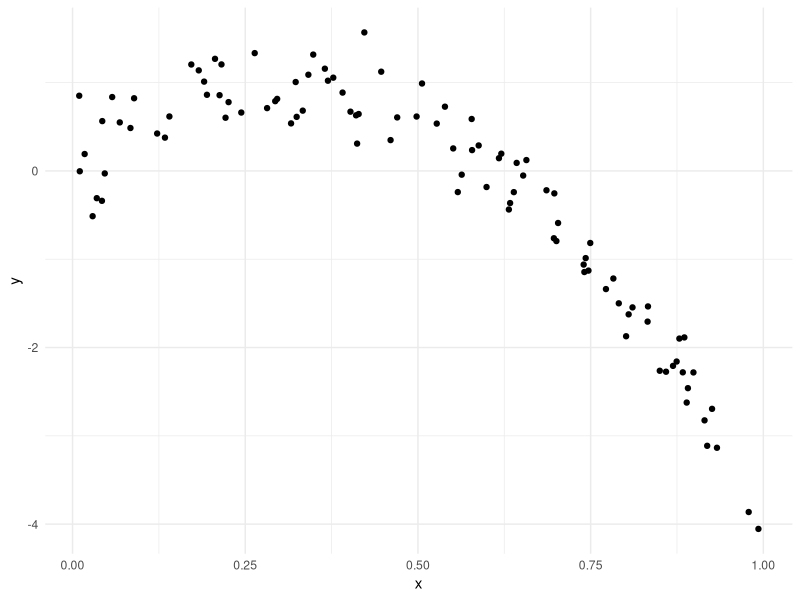
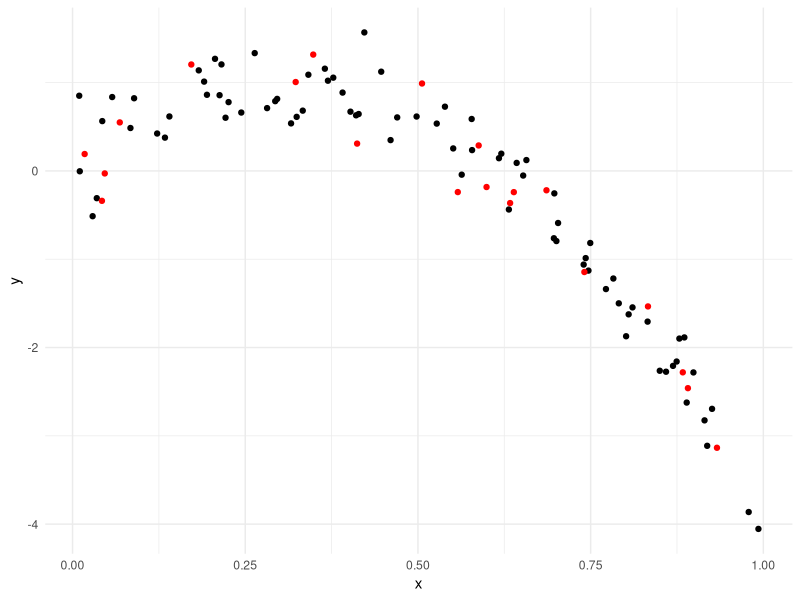
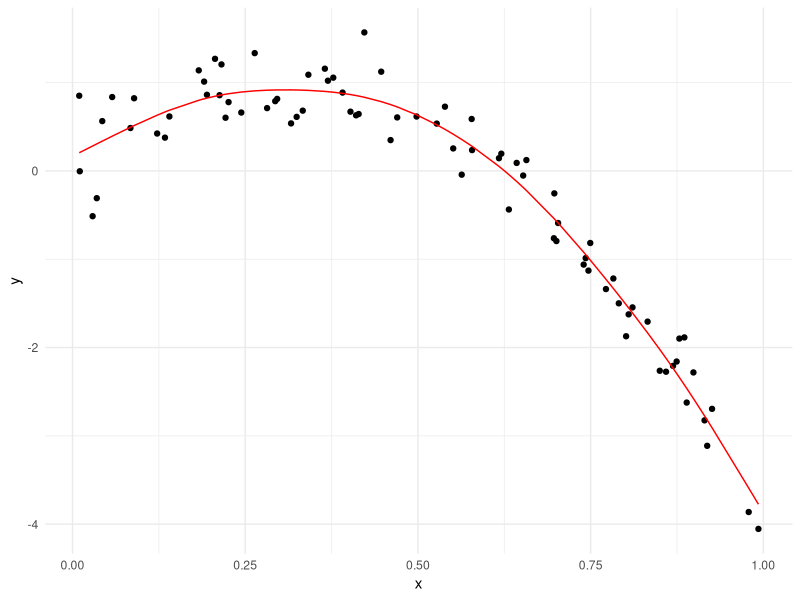

Generate these figures, in order, with R:
## ---- chunk 1
library(tidyverse)
library(mgcv)
library(modelr)
library(viridis)

knitr::opts_chunk$set(
echo = TRUE,
warning = FALSE,
  fig.width = 6,
  fig.asp = .6,
  out.width = "90%")

theme_set(theme_minimal() + theme(legend.position = "bottom"))

options(
  ggplot2.continuous.colour = "viridis",
  ggplot2.continuous.fill = "viridis")

scale_colour_discrete = scale_colour_viridis_d
scale_fill_discrete = scale_fill_viridis_d
## ---- chunk 2
nonlin_df = 
  tibble(
    id = 1:100,
    x = runif(100, 0, 1),
    y = 1 - 10 * (x - .3) ^ 2 + rnorm(100, 0, .3)
  )

nonlin_df %>% 
  ggplot(aes(x = x, y = y)) + 
  geom_point()
## ---- chunk 3
train_df = sample_n(nonlin_df, 80) 
test_df = anti_join(nonlin_df, train_df, by = "id")
## ---- chunk 4
train_df %>%
  ggplot(aes(x = x, y = y)) +
  geom_point() +
  geom_point(data = test_df, color = "red")

## ---- chunk 5
linear_mod = lm(y ~ x, data = train_df)
smooth_mod = mgcv::gam(y ~ s(x), data = train_df)
wiggly_mod = mgcv::gam(y ~ s(x, k = 30), sp = 10e-6, data = train_df)
## ---- chunk 6
train_df %>%
  add_predictions(smooth_mod) %>%
  ggplot(aes(x = x, y = y)) +
  geom_point() +
  geom_line(aes(y = pred), color = "red")
## ---- chunk 7
test_df %>% add_predictions(linear_mod)
rmse(linear_mod, test_df)
rmse(smooth_mod, test_df)
rmse(wiggly_mod, test_df)
## ---- chunk 8
cv_df = 
  crossv_mc(nonlin_df, 100) %>% 
  mutate(
    train = map(train, as_tibble),
    test = map(test, as_tibble)
  ) %>%
  mutate(
   linear_fits = map(.x = train, ~lm(y ~ x, data = .x))
  )

cv_df %>% pull(train) %>% .[[1]] %>% as_tibble
